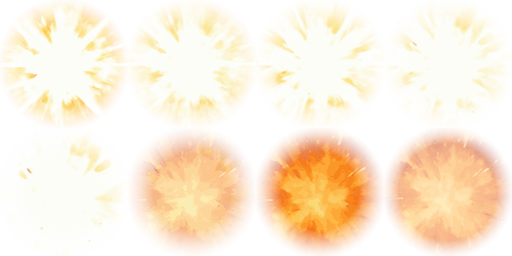
#> input picture assets/merge-fx.png, 512 x 256 px
$ python -i art-import.py   (imports and definitions only)
#> lines starting #> are read from the running program, lines starting #| are printed output that depends on the picture
#> further down, picture is the input picture: PIL image 512x256 RGBA; mean R, G, B, A 208.3, 173.4, 129.9, 117.5
"""一次性素材导入 + 渲染补丁（由 .github/workflows/art-import.yml 调用）。

为什么放在 CI 里：本环境无法直连 git push，二进制图集也过不了文本接口。
脚本幂等：sprites.js 作为导入标记，已导入则只刷新 assets。
"""
import io
import os
import sys
import urllib.request

from PIL import Image, ImageChops

ICON_URL = 'https://aka.doubaocdn.com/s/YuGuYioRZz'
FX_URL = 'https://aka.doubaocdn.com/s/9inXz0PrVD'

SPRITES_JS = '''/* 物资图集 + 合成爆点（可选增强层）
 * 图集放在 assets/，未就绪或加载失败时，绘制方自动回退到 Emoji。
 * H5 与抖音小游戏共用：抖音侧 tt.createImage，H5 侧 Image。
 */
(function () {
  var G = (typeof window !== 'undefined') ? window
        : (typeof GameGlobal !== 'undefined') ? GameGlobal
        : (typeof globalThis !== 'undefined') ? globalThis : this;

  var ATLAS_SRC = 'assets/supply-atlas.png';
  var FX_SRC = 'assets/merge-fx.png';

  var ICON_CELL = 96;    // 物资图集单格（4 x 3）
  var FX_CELL = 128;     // 爆点图集单格（4 x 2）
  var FXN = 8;           // 爆点帧数
  var FX_DURATION = 480; // 爆点总时长（ms）

  var atlas = null, fx = null, pending = 2, ready = false;

  function makeImage(src, onload) {
    try {
      if (typeof tt !== 'undefined' && tt.createImage) {
        var ti = tt.createImage();
        ti.onload = onload; ti.onerror = function () {}; ti.src = src; return ti;
      }
      if (typeof Image !== 'undefined') {
        var hi = new Image();
        hi.onload = onload; hi.onerror = function () {}; hi.src = src; return hi;
      }
    } catch (e) {}
    return null;
  }
  function settle() { pending--; if (pending <= 0) ready = true; }

  atlas = makeImage(ATLAS_SRC, settle);
  fx = makeImage(FX_SRC, settle);
  if (!atlas || !fx) { pending = 0; ready = false; }

  /* lv 1..11 -> 图集索引 0..10；坐标为中心点 */
  function drawSupply(ctx, lv, cx, cy, size, now) {
    if (!ready || !atlas) return false;
    var i = lv - 1;
    if (i < 0 || i > 10) return false;
    var sx = (i % 4) * ICON_CELL, sy = Math.floor(i / 4) * ICON_CELL;
    var breath = [1, 1.03, 1.06, 1.03][Math.floor((now || 0) / 100) % 4];
    var h = size * breath;
    ctx.drawImage(atlas, sx, sy, ICON_CELL, ICON_CELL, cx - h / 2, cy - h / 2, h, h);
    return true;
  }

  /* t: 0..1 播放进度；用 lighter 混合让发光叠加而不是压暗背景 */
  function drawFx(ctx, cx, cy, size, t) {
    if (!ready || !fx) return false;
    var p = t < 0 ? 0 : (t > 1 ? 1 : t);
    var i = Math.min(FXN - 1, Math.floor(p * FXN));
    var sx = (i % 4) * FX_CELL, sy = Math.floor(i / 4) * FX_CELL;
    ctx.save();
    ctx.globalCompositeOperation = 'lighter';
    ctx.globalAlpha = Math.max(0, 1 - Math.pow(p, 3));
    ctx.drawImage(fx, sx, sy, FX_CELL, FX_CELL, cx - size / 2, cy - size / 2, size, size);
    ctx.restore();
    return true;
  }

  G.Sprites = {
    supplyReady: function () { return ready; },
    drawSupply: drawSupply,
    drawFx: drawFx,
    FX_DURATION: FX_DURATION
  };
})();
'''


# [25 lines left out: functions bg_color, key_bg, not called in this run]


def key_luma(im, floor=42, ceil=150):
    """黑底转透明：按亮度生成 alpha，火焰亮部保留、暗部融掉。"""
#> called with floor = 42, ceil = 150
    im = im.convert('RGBA')
    r, g, b, a0 = im.split()
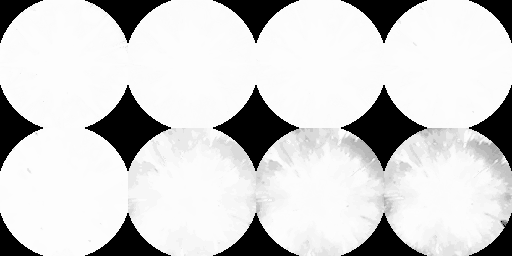
#> r: PIL image 512x256 L; min 0, max 253, mean 208.3
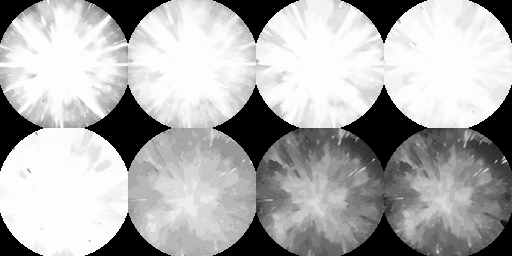
#> g: PIL image 512x256 L; min 0, max 253, mean 173.4
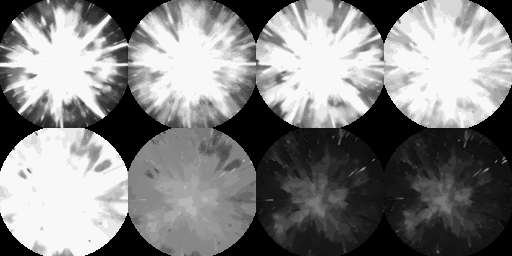
#> b: PIL image 512x256 L; min 0, max 248, mean 129.9
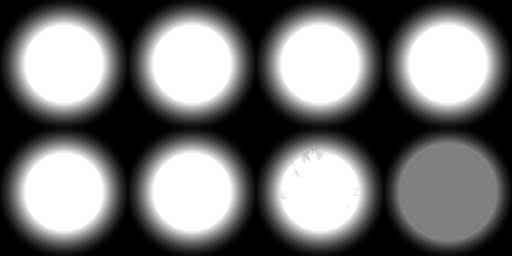
#> a0: PIL image 512x256 L; min 0, max 255, mean 117.5
    l = Image.merge('RGB', (r, g, b)).convert('L')
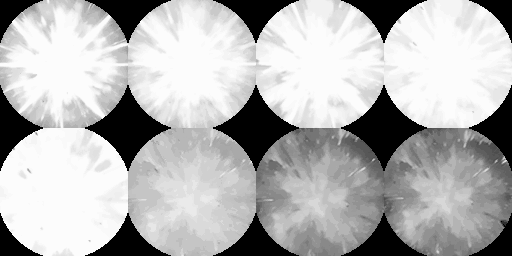
#> l: PIL image 512x256 L; min 0, max 252, mean 178.8
    alpha = l.point(lambda v: max(0, min(255, int((v - floor) * 255 / (ceil - floor)))))
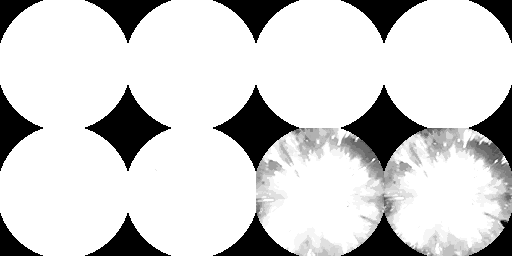
#> alpha: PIL image 512x256 L; min 0, max 255, mean 208.3
    if a0.getextrema()[0] < 255:
        alpha = ImageChops.darker(alpha, a0)
    return Image.merge('RGBA', (r, g, b, alpha))


_RADIAL = None


# [74 lines left out: functions radial_mask, save_quant, fetch, build_assets, not called in this run]


# (文件, 旧串, 新串)；新串已存在则跳过，旧串缺失则报错
PATCHES = [
    ('js/game-core.js',
     "      pops: {}, spawns: {},\n      floaters:",
     "      pops: {}, spawns: {}, fxs: [],\n      floaters:"),
    ('js/game-core.js',
     "      g.floaters = []; g.pops = {}; g.spawns = {}; g.slides = null;",
     "      g.floaters = []; g.pops = {}; g.spawns = {}; g.slides = null; g.fxs = [];"),
    ('js/game-core.js',
     "      g.pops = {};\n      for (var i = 0; i < res.merges.length; i++) {\n"
     "        var m = res.merges[i];\n        g.pops[m.r + ',' + m.c] = 0;\n        applyMerge(m);",
     "      g.pops = {}; g.fxs = [];\n      for (var i = 0; i < res.merges.length; i++) {\n"
     "        var m = res.merges[i];\n        g.pops[m.r + ',' + m.c] = 0;\n"
     "        g.fxs.push({ r: m.r, c: m.c, t: 0 });\n        applyMerge(m);"),
    ('js/game-core.js',
     "      for (k in g.spawns) { g.spawns[k] += dt; if (g.spawns[k] > RULESET.anim.spawnMs) delete g.spawns[k]; }",
     "      for (k in g.spawns) { g.spawns[k] += dt; if (g.spawns[k] > RULESET.anim.spawnMs) delete g.spawns[k]; }\n"
     "      for (var fi = g.fxs.length - 1; fi >= 0; fi--) {\n"
     "        g.fxs[fi].t += dt;\n        if (g.fxs[fi].t > G.Sprites.FX_DURATION) g.fxs.splice(fi, 1);\n      }"),
    ('js/game-core.js',
     "      emoji(def.icon, 0, -22, 62);",
     "      if (!(G.Sprites && G.Sprites.drawSupply(ctx, lv, 0, -32, 66, g.time))) emoji(def.icon, 0, -22, 62);"),
    ('js/game-core.js',
     "    function drawBoard() {\n      rr(BOARD.x, BOARD.y, BOARD.w, BOARD.w, 24);",
     "    function drawBoard() {\n"
     "      function drawFxLayer() {\n"
     "        if (!g.fxs || !g.fxs.length || !G.Sprites) return;\n"
     "        for (var i = 0; i < g.fxs.length; i++) {\n"
     "          var f = g.fxs[i], fp = cellXY(f.r, f.c);\n"
     "          G.Sprites.drawFx(ctx, fp.x + BOARD.cell / 2, fp.y + BOARD.cell / 2, BOARD.cell * 1.85, f.t / G.Sprites.FX_DURATION);\n"
     "        }\n"
     "      }\n"
     "      rr(BOARD.x, BOARD.y, BOARD.w, BOARD.w, 24);"),
    ('js/game-core.js',
     "          drawTile(lerp(a.x, b.x, st), lerp(a.y, b.y, st), sl.lv, 1);\n        }\n        return;",
     "          drawTile(lerp(a.x, b.x, st), lerp(a.y, b.y, st), sl.lv, 1);\n        }\n        drawFxLayer();\n        return;"),
    ('js/game-core.js',
     "        drawTile(p.x, p.y, lv, sc);\n      }\n    }",
     "        drawTile(p.x, p.y, lv, sc);\n      }\n      drawFxLayer();\n    }"),
    ('index.html',
     '<script src="js/game-core.js"></script>',
     '<script src="js/sprites.js"></script>\n<script src="js/game-core.js"></script>'),
    ('game.js',
     "require('./js/game-core.js');",
     "require('./js/sprites.js');\nrequire('./js/game-core.js');"),
    ('README.md',
     "- 技术：纯 Canvas 2D，零依赖、零外部资源（图标用系统 Emoji），抖音小游戏与 H5 共用同一核心",
     "- 技术：纯 Canvas 2D，零依赖；物资图标与合成爆点来自 AI 生成图集（`assets/`），未就绪自动回退 Emoji；抖音小游戏与 H5 共用同一核心"),
    ('README.md',
     "├── js/game-core.js       # 规则集 + 逻辑 + 渲染 + 输入（双端共用）",
     "├── js/game-core.js       # 规则集 + 逻辑 + 渲染 + 输入（双端共用）\n"
     "├── js/sprites.js         # 图集与爆点绘制层（未就绪回退 Emoji）\n"
     "├── assets/               # AI 生成图集（物资 4x3 / 爆点 4x2）"),
    ('README.md',
     "- Emoji 图标在不同设备字体下观感略有差异；正式美术可替换 `drawTile/emoji` 为图集",
     "- 抖音运行时未实测；图集为 64 色量化 PNG，若后续换更高精度美术需同步调 `sprites.js` 的格宽"),
]


# [20 lines left out: function apply_patches, not called in this run]


# [10 lines not run here, left out]

>>> from PIL import Image
>>> picture = Image.open('../assets/merge-fx.png')
>>> result = key_luma(picture)
